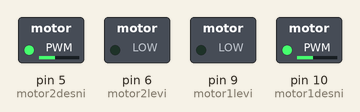
This sketch was run on a simulated Arduino Uno, built with avr-gcc and run on an emulated ATmega328P. Parts: switched loads named in the sketch (green lamp = pin HIGH). What the sketch prints to the serial monitor is not drawn.

Above: at 0.1 s.
Timing chart, 0 to 1.6 s (numbered marks = the images above):
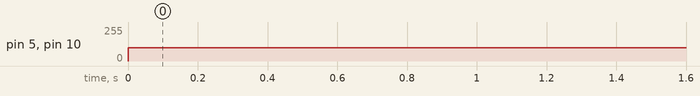

The sketch:

90-motor-driver.ino
```cpp
// https://www.instructables.com/How-to-use-the-L298-Motor-Driver-Module-Arduino-Tu/

int motor1levi  = 9;
int motor1desni  = 10;
int motor2levi  = 6;
int motor2desni  = 5;

void setup(){
    Serial.begin(9600);
    pinMode(motor1levi, OUTPUT);
    pinMode(motor1desni, OUTPUT);
    pinMode(motor2levi, OUTPUT);
    pinMode(motor2desni, OUTPUT);
}

void ideNapred(int speed) {
    Serial.println("ide napred");
    analogWrite(motor1levi, 0);
    analogWrite(motor1desni, speed);
    analogWrite(motor2levi, 0);
    analogWrite(motor2desni, speed);
}

void loop(){
  ideNapred(100);
}
```

Measured:
- by itself, pin 5 (motor2desni), pin 10 (motor1desni): 0/255 → 100/255 at 0.00 s
